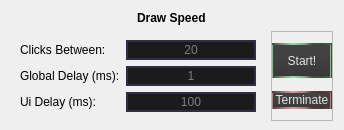
                        <widget class="QFrame" name="timings">
                         <property name="minimumSize">
                          <size>
                           <width>0</width>
                           <height>119</height>
                          </size>
                         </property>
                         <property name="maximumSize">
                          <size>
                           <width>16777215</width>
                           <height>9999</height>
                          </size>
                         </property>
                         <property name="frameShape">
                          <enum>QFrame::NoFrame</enum>
                         </property>
                         <property name="frameShadow">
                          <enum>QFrame::Raised</enum>
                         </property>
                         <layout class="QVBoxLayout" name="verticalLayout_9">
                          <property name="bottomMargin">
                           <number>9</number>
                          </property>
                          <item alignment="Qt::AlignHCenter">
                           <widget class="QLabel" name="drawSpeedLab">
                            <property name="font">
                             <font>
                              <bold>true</bold>
                             </font>
                            </property>
                            <property name="text">
                             <string>Draw Speed</string>
                            </property>
                           </widget>
                          </item>
                          <item alignment="Qt::AlignVCenter">
                           <widget class="QFrame" name="drawOptionsFrame">
                            <property name="minimumSize">
                             <size>
                              <width>0</width>
                              <height>86</height>
                             </size>
                            </property>
                            <property name="maximumSize">
                             <size>
                              <width>16777215</width>
                              <height>9999</height>
                             </size>
                            </property>
                            <property name="frameShape">
                             <enum>QFrame::NoFrame</enum>
                            </property>
                            <property name="frameShadow">
                             <enum>QFrame::Raised</enum>
                            </property>
                            <layout class="QHBoxLayout" name="horizontalLayout_9">
                             <property name="leftMargin">
                              <number>0</number>
                             </property>
                             <property name="topMargin">
                              <number>0</number>
                             </property>
                             <property name="rightMargin">
                              <number>0</number>
                             </property>
                             <property name="bottomMargin">
                              <number>0</number>
                             </property>
                             <item alignment="Qt::AlignVCenter">
                              <widget class="QFrame" name="delayFrame">
                               <layout class="QFormLayout" name="formLayout_5">
                                <item row="1" column="0">
                                 <widget class="QLabel" name="clicksBetLab">
                                  <property name="text">
                                   <string>Clicks Between:</string>
                                  </property>
                                 </widget>
                                </item>
                                <item row="1" column="1">
                                 <widget class="QLineEdit" name="clicksEdit">
                                  <property name="sizePolicy">
                                   <sizepolicy hsizetype="Preferred" vsizetype="Fixed">
                                    <horstretch>0</horstretch>
                                    <verstretch>0</verstretch>
                                   </sizepolicy>
                                  </property>
                                  <property name="minimumSize">
                                   <size>
                                    <width>0</width>
                                    <height>0</height>
                                   </size>
                                  </property>
                                  <property name="styleSheet">
                                   <string notr="true">QLineEdit
{
border: 2px solid rgb(46, 47, 68);
background-color:rgb(27, 27, 27);
color:rgb(226, 226, 226);
padding-left:10px;
padding-right:10px;
text-align: center;
}
QLineEdit:hover
{
	border: 1px solid rgb(61, 63, 91);
}
QLineEdit:focus
{
	border: 1px solid rgb(80, 141, 255);
}</string>
                                  </property>
                                  <property name="text">
                                   <string/>
                                  </property>
                                  <property name="alignment">
                                   <set>Qt::AlignCenter</set>
                                  </property>
                                  <property name="readOnly">
                                   <bool>false</bool>
                                  </property>
                                  <property name="placeholderText">
                                   <string>20</string>
                                  </property>
                                 </widget>
                                </item>
                                <item row="2" column="0">
                                 <widget class="QLabel" name="globDelaylab">
                                  <property name="text">
                                   <string>Global Delay (ms):</string>
                                  </property>
                                 </widget>
                                </item>
                                <item row="2" column="1">
                                 <widget class="QLineEdit" name="globEdit">
                                  <property name="sizePolicy">
                                   <sizepolicy hsizetype="Preferred" vsizetype="Fixed">
                                    <horstretch>0</horstretch>
                                    <verstretch>0</verstretch>
                                   </sizepolicy>
                                  </property>
                                  <property name="styleSheet">
                                   <string notr="true">QLineEdit
{
border: 2px solid rgb(46, 47, 68);
border-radius: 15px;
background-color:rgb(27, 27, 27);
color:rgb(226, 226, 226);
padding-left:10px;
padding-right:10px;
text-align: center;
}
QLineEdit:hover
{
	border: 1px solid rgb(61, 63, 91);
}
QLineEdit:focus
{
	border: 1px solid rgb(80, 141, 255);
}</string>
                                  </property>
                                  <property name="cursorPosition">
                                   <number>0</number>
                                  </property>
                                  <property name="alignment">
                                   <set>Qt::AlignCenter</set>
                                  </property>
                                  <property name="placeholderText">
                                   <string>1</string>
                                  </property>
                                 </widget>
                                </item>
                                <item row="3" column="0">
                                 <widget class="QLabel" name="uiDelayLab">
                                  <property name="text">
                                   <string>Ui Delay (ms):</string>
                                  </property>
                                 </widget>
                                </item>
                                <item row="3" column="1">
                                 <widget class="QLineEdit" name="uisleepinterval">
                                  <property name="sizePolicy">
                                   <sizepolicy hsizetype="Preferred" vsizetype="Fixed">
                                    <horstretch>0</horstretch>
                                    <verstretch>0</verstretch>
                                   </sizepolicy>
                                  </property>
                                  <property name="styleSheet">
                                   <string notr="true">QLineEdit
{
border: 2px solid rgb(46, 47, 68);
border-radius: 15px;
background-color:rgb(27, 27, 27);
color:rgb(226, 226, 226);
padding-left:10px;
padding-right:10px;
text-align: center;
}
QLineEdit:hover
{
	border: 1px solid rgb(61, 63, 91);
}
QLineEdit:focus
{
	border: 1px solid rgb(80, 141, 255);
}</string>
                                  </property>
                                  <property name="cursorPosition">
                                   <number>0</number>
                                  </property>
                                  <property name="alignment">
                                   <set>Qt::AlignCenter</set>
                                  </property>
                                  <property name="placeholderText">
                                   <string>100</string>
                                  </property>
                                 </widget>
                                </item>
                               </layout>
                              </widget>
                             </item>
                             <item>
                              <widget class="QFrame" name="drawButFrame">
                               <property name="frameShape">
                                <enum>QFrame::StyledPanel</enum>
                               </property>
                               <property name="frameShadow">
                                <enum>QFrame::Raised</enum>
                               </property>
                               <layout class="QVBoxLayout" name="verticalLayout_10">
                                <property name="spacing">
                                 <number>2</number>
                                </property>
                                <property name="leftMargin">
                                 <number>0</number>
                                </property>
                                <property name="topMargin">
                                 <number>0</number>
                                </property>
                                <property name="rightMargin">
                                 <number>0</number>
                                </property>
                                <property name="bottomMargin">
                                 <number>0</number>
                                </property>
                                <item>
                                 <widget class="MyPushButton" name="StartButton">
                                  <property name="minimumSize">
                                   <size>
                                    <width>60</width>
                                    <height>35</height>
                                   </size>
                                  </property>
                                  <property name="maximumSize">
                                   <size>
                                    <width>60</width>
                                    <height>35</height>
                                   </size>
                                  </property>
                                  <property name="styleSheet">
                                   <string notr="true">QPushButton{
    background-color:qlineargradient(spread:pad, x1:0.5, y1:1, x2:0.5, y2:0.398, stop:0 rgba(55, 55, 55, 255), stop:1 rgba(66, 66, 66, 255));
	color:rgb(225, 225, 225);
border:2px solid qlineargradient(spread:pad, x1:0, y1:0.511, x2:1, y2:0.5, stop:0 rgba(58, 80, 55, 255), stop:0.155556 rgba(114, 146, 107, 255), stop:0.35 rgba(152, 221, 158, 255), stop:0.544444 rgba(121, 169, 127, 255), stop:0.666667 rgba(57, 89, 64, 255), stop:0.827778 rgba(54, 80, 51, 255), stop:0.994444 rgba(71, 99, 73, 255));
}

QPushButton:hover{

}

QPushButton:pressed
{
background-color:qlineargradient(spread:pad, x1:0.5, y1:1, x2:0.5, y2:0.398, stop:0 rgba(62, 62, 62, 255), stop:1 rgba(48, 48, 48, 255));
color:rgb(210, 210, 210);
}



</string>
                                  </property>
                                  <property name="text">
                                   <string>Start!</string>
                                  </property>
                                 </widget>
                                </item>
                                <item>
                                 <widget class="MyPushButton" name="endDrawing">
                                  <property name="sizePolicy">
                                   <sizepolicy hsizetype="Maximum" vsizetype="Fixed">
                                    <horstretch>0</horstretch>
                                    <verstretch>0</verstretch>
                                   </sizepolicy>
                                  </property>
                                  <property name="maximumSize">
                                   <size>
                                    <width>60</width>
                                    <height>16777215</height>
                                   </size>
                                  </property>
                                  <property name="styleSheet">
                                   <string notr="true">QPushButton{
    background-color:qlineargradient(spread:pad, x1:0.5, y1:1, x2:0.5, y2:0.398, stop:0 rgba(55, 55, 55, 255), stop:1 rgba(66, 66, 66, 255));
	color:rgb(225, 225, 225);
border:2px solid qlineargradient(spread:pad, x1:0, y1:0.511, x2:1, y2:0.5, stop:0 rgba(80, 55, 55, 255), stop:0.155556 rgba(146, 107, 107, 255), stop:0.35 rgba(221, 152, 152, 255), stop:0.544444 rgba(169, 121, 121, 255), stop:0.666667 rgba(89, 57, 57, 255), stop:0.827778 rgba(80, 51, 51, 255), stop:0.994444 rgba(99, 71, 71, 255));
}

QPushButton:hover{

}

QPushButton:pressed
{
background-color:qlineargradient(spread:pad, x1:0.5, y1:1, x2:0.5, y2:0.398, stop:0 rgba(62, 62, 62, 255), stop:1 rgba(48, 48, 48, 255));
color:rgb(210, 210, 210);
}



</string>
                                  </property>
                                  <property name="text">
                                   <string>Terminate</string>
                                  </property>
                                 </widget>
                                </item>
                               </layout>
                              </widget>
                             </item>
                            </layout>
                           </widget>
                          </item>
                         </layout>
                        </widget>
